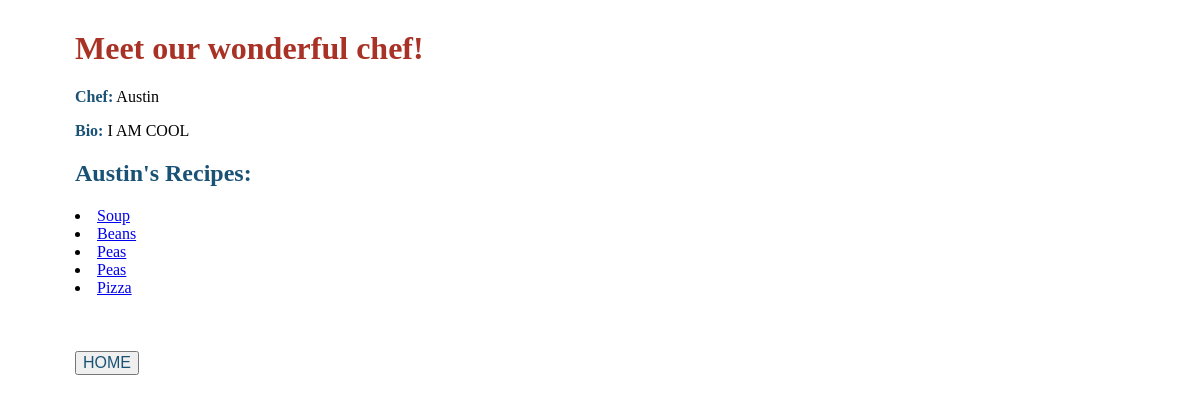
/author/1, run on an earlier commit of the app's database.
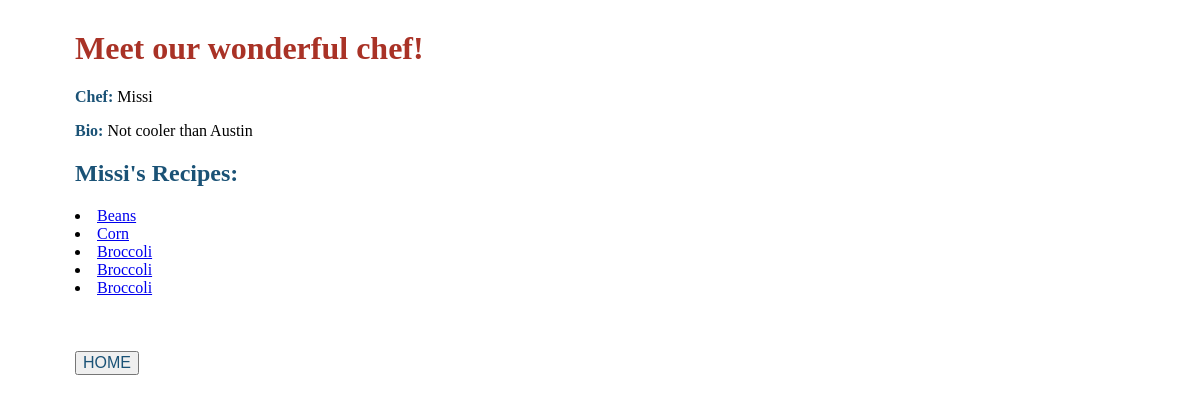
And on a later commit of the database.
### recipebox/models.py (models this page shows, shortened)
class Author(models.Model):
    name = models.CharField(max_length=30)
    bio = models.TextField(max_length=200)
    user = models.OneToOneField(User, on_delete=models.CASCADE)

class RecipeTitle(models.Model):
    title = models.CharField(max_length=50)
    description = models.CharField(max_length=200)
    author = models.ForeignKey(Author, on_delete=models.CASCADE)
    time = models.CharField(max_length=30)
    instructions = models.TextField(max_length=500)

### recipebox/views.py (the view)
# urls.py: path("author/<int:id>", authordetails),
def authordetails(request, id):
    html = 'authordetails.html'
    authors = Author.objects.all().filter(id=id)
    items = RecipeTitle.objects.all().filter(author_id=id)
    return render(request, html, {'recipes': items, "authors": authors})

### recipebox/templates/authordetails.html (shortened to what this page needs)
<body style="margin-left: 75px; margin-top:30px;";> </body>
{% for auth in authors %}
<h1 style="color:#A93226;font-family:cursive;"> Meet our wonderful chef!</h1>
<p>
    <strong style="color:#1A5276;">Chef:</strong>
    {{ auth.name }}
</p>
<p>
    <strong style="color:#1A5276;">Bio:</strong>
    {{ auth.bio}}
</p>
<h2 style="color:#1A5276;">{{ auth.name }}'s Recipes:</h2>
{% for rec in recipes %}
<li>
    <a href="/recipes/{{ rec.id }}">{{ rec.title }}</a>
</li>
{% endfor %}
{% endfor %}
    <a href="/"> <button style="color:#1A5276;font-size:16px;">HOME</button></a>

What changed in the data, as far as the page shows it:
removed Author: name "Austin", bio "I AM COOL"
removed RecipeTitle: title "Soup"
removed RecipeTitle: title "Peas"
removed RecipeTitle: title "Peas"
removed RecipeTitle: title "Pizza"
added Author: name "Missi", bio "Not cooler than Austin"
changed Author: gains RecipeTitle (title "Broccoli")
added RecipeTitle: title "Corn"
added RecipeTitle: title "Broccoli"
added RecipeTitle: title "Broccoli"
